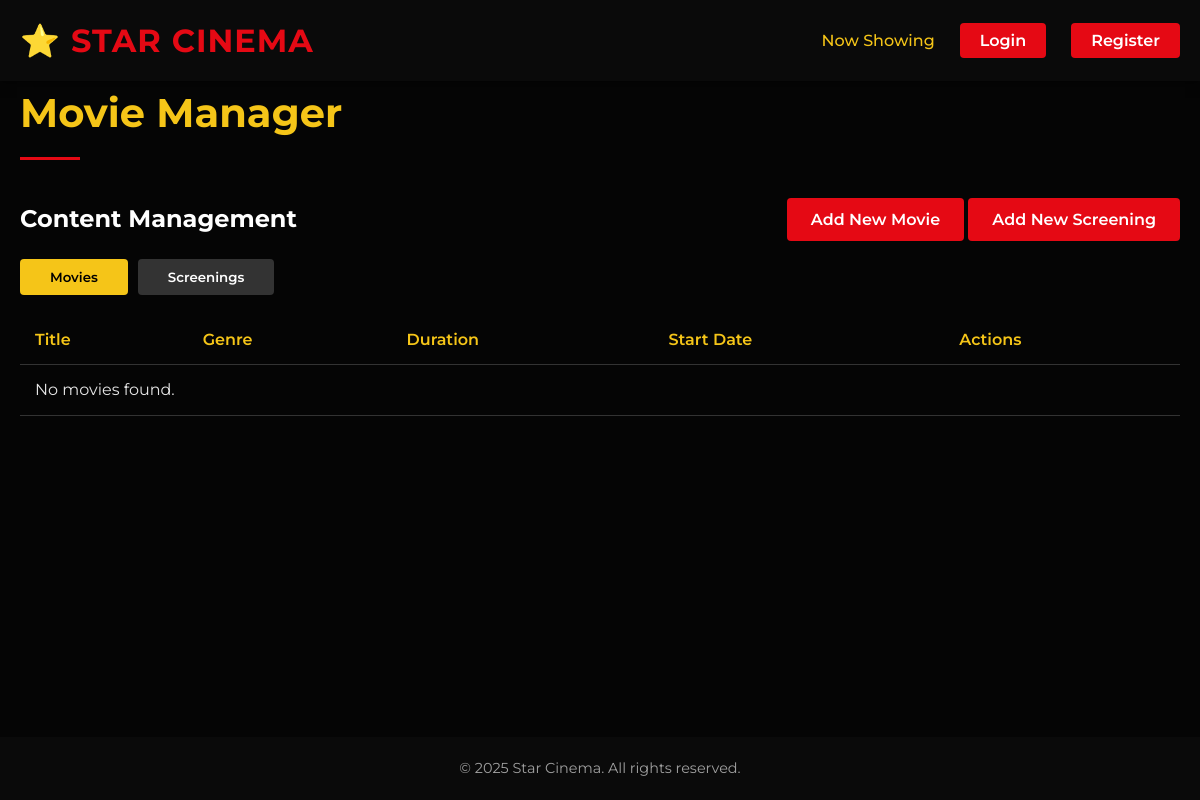
/manager.php, run on an earlier commit of the app's database.
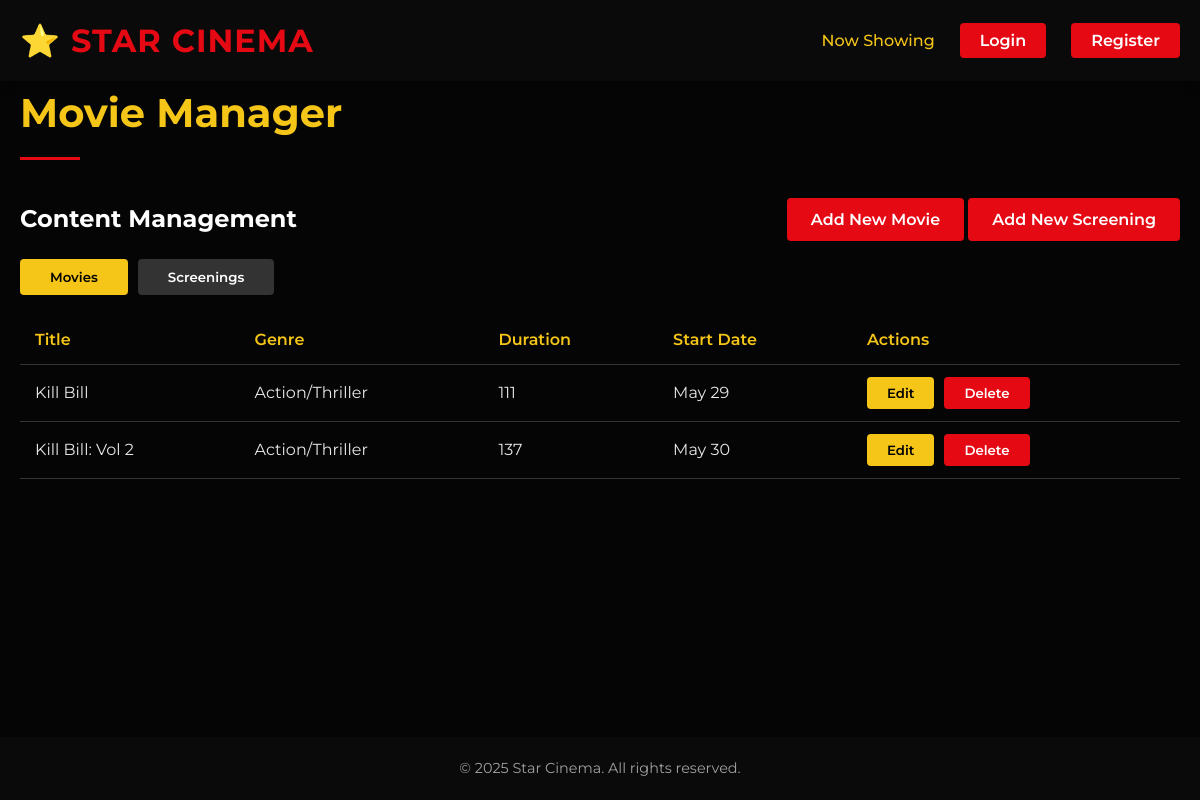
And on a later commit of the database.
### tables this page shows
CREATE TABLE movies (
    movie_id INT AUTO_INCREMENT PRIMARY KEY,
    title VARCHAR(255) NOT NULL,
    rating VARCHAR(5),
    duration INT NOT NULL,
    release_year INT NOT NULL,
    director VARCHAR(255) NOT NULL,
    cast VARCHAR(255),
    description TEXT,
    poster VARCHAR(255),
    trailer VARCHAR(255),
    start_date DATE NOT NULL,
    genre VARCHAR(70) NOT NULL
);

### manager.php (the view, shortened to what this page needs)
<?php
include("includes/header.php");
?>
<body>
    <div class="container">
        <h2 class="section-title">Movie Manager</h2>
        <div class="manager-container">
            <div class="manager-header">
                <h3>Content Management</h3>
                <div>
                    <a href="add-movie.php" class="btn-primary">Add New Movie</a>
                    <a href="add-screening.php" class="btn-primary">Add New Screening</a>
                </div>
            </div>
            <div class="manager-tabs">
                <button class="manager-tab active" data-tab="movies">Movies</button>
                <button class="manager-tab" data-tab="screenings">Screenings</button>
            </div>
            <div class="manager-content active" id="movies-content">
                <table class="manager-table">
                    <thead>
                        <tr>
                            <th>Title</th>
                            <th>Genre</th>
                            <th>Duration</th>
                            <th>Start Date</th>
                            <th>Actions</th>
                        </tr>
                    </thead>
                    <tbody>
                        <?php
                        include("includes/connect-db.php");
                        $movies = $conn->execute_query("SELECT * FROM movies ORDER BY start_date");
                        if ($movies->num_rows > 0):
                            while ($movie = $movies->fetch_assoc()):
                        ?>
                                <tr>
                                    <td><?= htmlspecialchars($movie['title']) ?></td>
                                    <td><?= htmlspecialchars($movie['genre']) ?></td>
                                    <td><?= htmlspecialchars($movie['duration']) ?></td>
                                    <td><?= date("F j", strtotime($movie['start_date'])) ?></td>
                                    <td>
                                        <div class="action-buttons">
                                            <a href="edit-movie.php?id=<?= $movie['movie_id'] ?>">
                                                <button class="btn-edit">Edit</button>
                                            </a>
                                            <form action="delete-movie.php" method="POST" style="display:inline;" onsubmit="return confirm('Are you sure you want to delete this movie?');">
                                                <button class="btn-delete" type="submit">Delete</button>
                                            </form>
                                        </div>
                                    </td>
                                </tr>
                            <?php
                            endwhile;
                        else:
                            ?>
                            <tr>
                                <td colspan="5">No movies found.</td>
                            </tr>
                        <?php endif; ?>
                    </tbody>
                </table>
            </div>
        </div>
    </div>
    <?php
    include("includes/footer.php");
    ?>

### includes/header.php (shortened to what this page needs)
<!DOCTYPE html>
<html lang="en">
<head>
    <link rel="stylesheet" href="./styles.css">
</head>
<body>
    <header>
        <div class="container">
            <div class="logo">
                <a href="index.php">
                    <h1>⭐ Star Cinema</h1>
                </a>
            </div>
            <nav>
                <ul>
                    <?php
                    if (isset($_SESSION["user_id"]) && isset($_SESSION["role"])) {
                        if ($_SESSION["role"] === "manager") {
                            $nowshowing = false;
                            $bookings = false;
                            $login = false;
                            $register = false;
                            $logout = true;
                        } else if ($_SESSION["role"] === "customer") {
                            $nowshowing = true;
                            $bookings = true;
                            $login = false;
                            $register = false;
                            $logout = true;
                        }
                    } else {
                        $nowshowing = true;
                        $login = true;
                        $register = true;
                    }
                    if ($nowshowing) {
                        echo '<li><a href="index.php">Now Showing</a></li>';
                    }
                    if ($login) {
                        echo '<li><a href="login.php" class="btn-login">Login</a></li>';
                    }
                    if ($register) {
                        echo '<li><a href="register.php" class="btn-login">Register</a></li>';
                    }
                    ?>
                </ul>
            </nav>
        </div>
    </header>

### includes/footer.php
    <footer>
        <div class="copyright">
            <p>&copy; 2025 Star Cinema. All rights reserved.</p>
        </div>
    </footer>
    </body>
</html>

### styles.css (style rules this page uses)
:root { --primary-color: #e50914; --primary-hover: #f40612; --secondary-color: #0a0a0a; --accent-color: #f5c518; --text-color: #e6e6e6; --text-light: #a0a0a0; --background-color: #050505; --card-color: #121212; --card-hover: #1a1a1a; --border-color: #333; }
* { margin: 0; padding: 0; box-sizing: border-box; }
body { font-family: 'Montserrat', sans-serif; line-height: 1.6; color: var(--text-color); background-color: var(--background-color); min-height: 100vh; display: flex; flex-direction: column; }
.container { width: 100%; max-width: 1200px; margin: 0 auto; padding: 0 20px; }
a { text-decoration: none; color: var(--accent-color); transition: all 0.3s ease; }
ul { list-style: none; }
button, .btn-primary, .btn-secondary, .btn-book, .btn-login { cursor: pointer; border: none; border-radius: 4px; padding: 12px 24px; font-family: 'Montserrat', sans-serif; font-weight: 600; transition: all 0.3s ease; }
.btn-primary { background-color: var(--primary-color); color: white; }
.section-title { font-family: 'Montserrat', sans-serif; font-weight: 700; font-size: 2.5rem; margin-bottom: 40px; position: relative; padding-bottom: 15px; color: var(--accent-color); }
.section-title::after { content: ''; position: absolute; bottom: 0; left: 0; width: 60px; height: 3px; background-color: var(--primary-color); }
header { background-color: var(--secondary-color); color: white; padding: 15px 0; position: sticky; top: 0; z-index: 100; box-shadow: 0 2px 10px rgba(0, 0, 0, 0.5); }
header .container { display: flex; justify-content: space-between; align-items: center; }
.logo h1 { font-family: 'Montserrat', sans-serif; font-weight: 700; font-size: 2rem; color: var(--primary-color); letter-spacing: 1px; text-transform: uppercase; }
nav ul { display: flex; gap: 25px; }
nav a { color: var(--accent-color); font-weight: 500; padding: 5px 0; position: relative; }
nav a::after { content: ''; position: absolute; bottom: 0; left: 0; width: 0; height: 2px; background-color: var(--primary-color); transition: all 0.3s ease; }
.btn-login { background-color: var(--primary-color); color: white; padding: 8px 20px; border-radius: 4px; font-weight: 600; }
footer { background-color: var(--secondary-color); color: white; padding: 20px 0; margin-top: auto; }
.copyright { text-align: center; color: var(--text-light); font-size: 0.9rem; }
.manager-container { background-color: transparent; padding: 0; box-shadow: none; }
.manager-header { display: flex; justify-content: space-between; align-items: center; margin-bottom: 20px; }
.manager-header h3 { color: #fff; font-size: 1.5rem; }
.manager-tabs { display: flex; margin-bottom: 20px; border-bottom: none; gap: 10px; }
.manager-tab { background-color: #333; color: #fff; border: none; padding: 10px 30px; cursor: pointer; border-radius: 4px; font-weight: 600; }
.manager-tab.active { background-color: var(--accent-color); color: #000; }
.manager-table { width: 100%; border-collapse: collapse; margin-bottom: 30px; }
.manager-table th { text-align: left; padding: 12px 15px; background-color: transparent; color: var(--accent-color); font-weight: 600; border-bottom: 1px solid #333; }
.manager-table td { padding: 12px 15px; border-bottom: 1px solid #333; }
.action-buttons { display: flex; gap: 10px; }
.btn-edit, .btn-delete { padding: 8px 20px; border: none; border-radius: 4px; cursor: pointer; font-weight: 600; }
.btn-edit { background-color: var(--accent-color); color: #000; }
.btn-delete { background-color: var(--primary-color); color: #fff; }
.manager-content { display: none; }
.manager-content.active { display: block; }

What changed in the data, as far as the page shows it:
added movies: title "Kill Bill", genre "Action/Thriller", duration "111", start_date "May 29"
added movies: title "Kill Bill: Vol 2", genre "Action/Thriller", duration "137", start_date "May 30"
Also different on the page:
text no longer shown: "No movies found."
